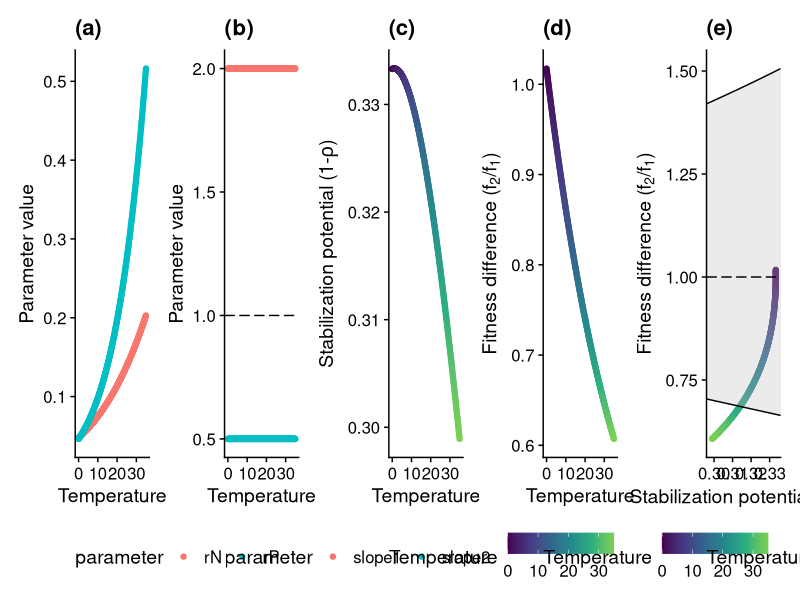
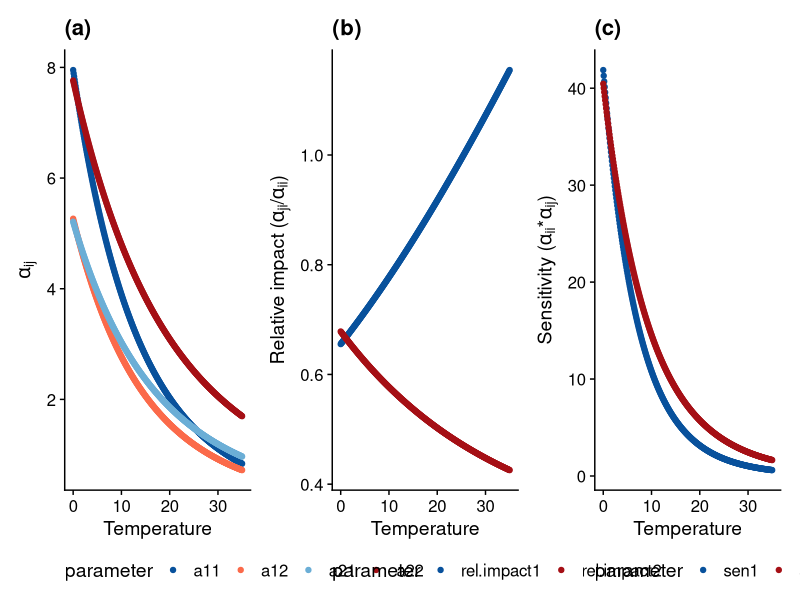
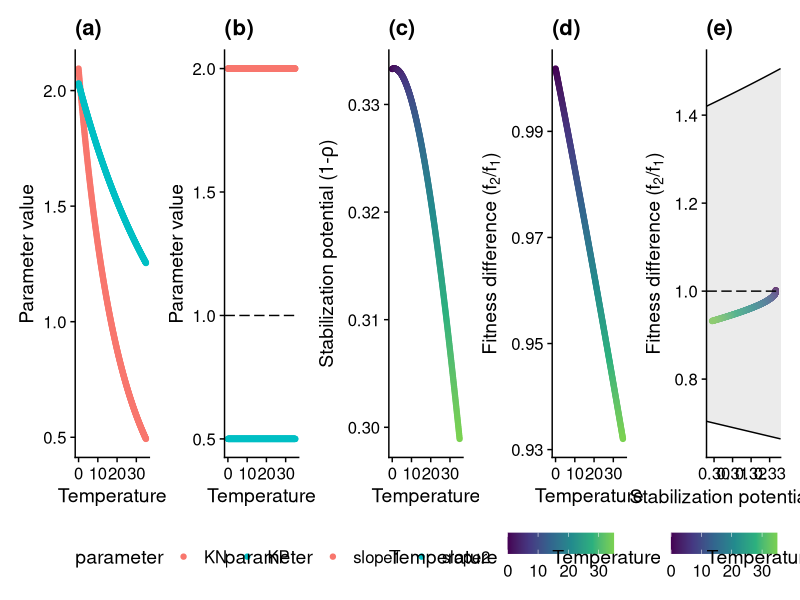
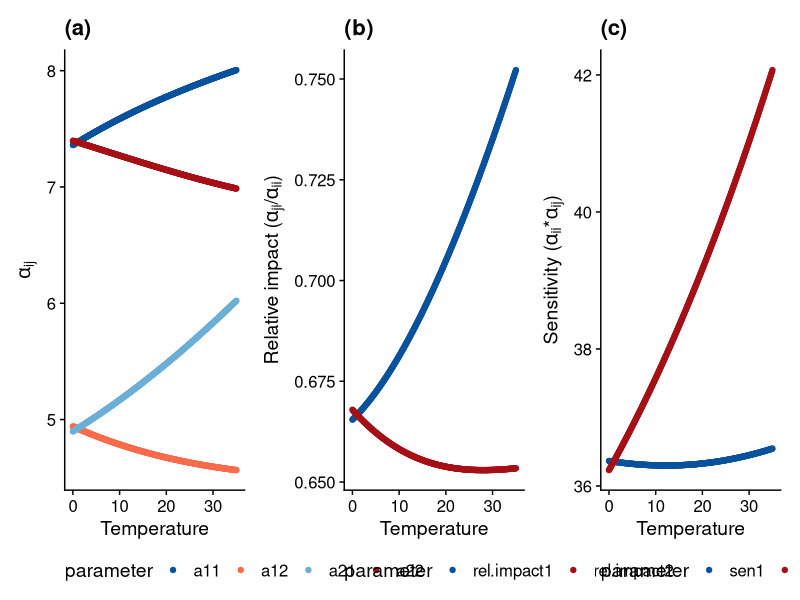
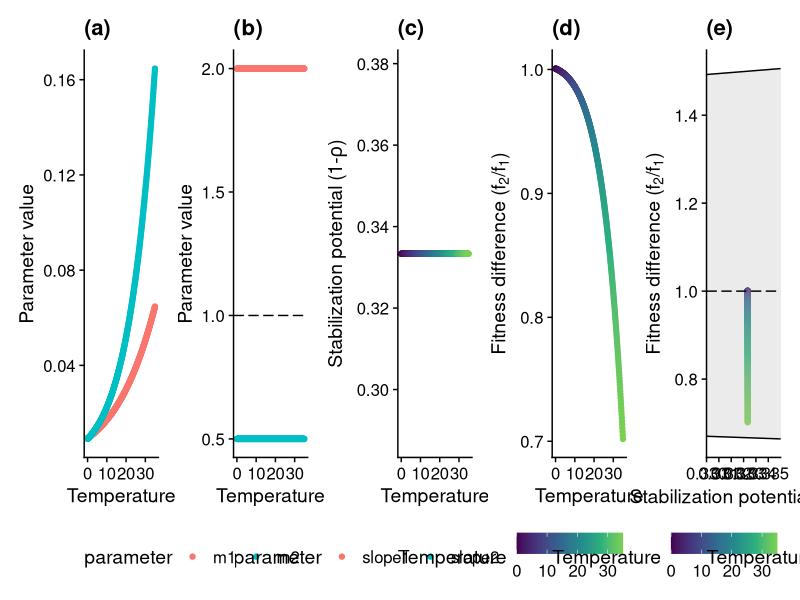
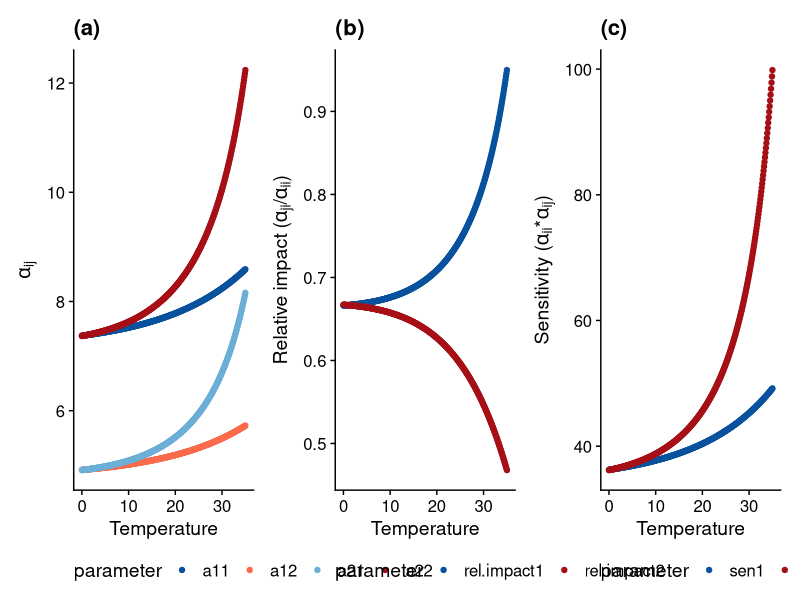
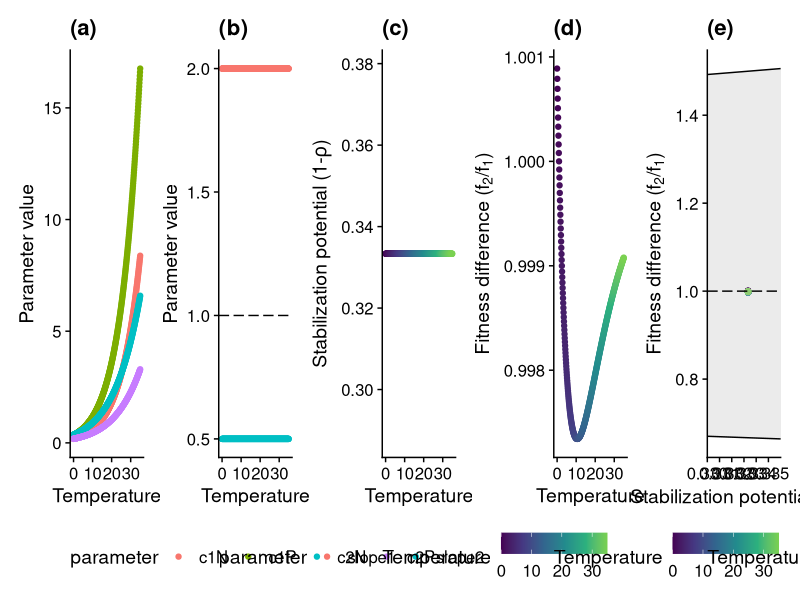
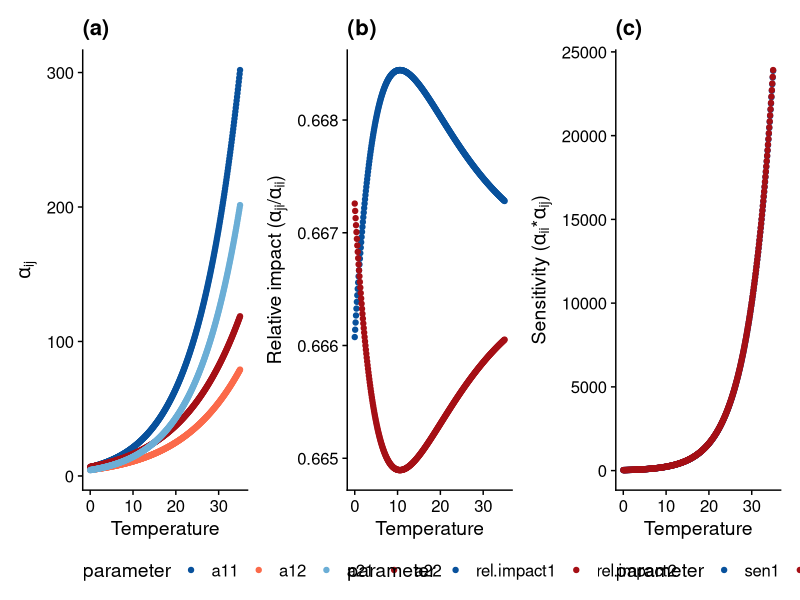

These figures' R source, in order:
### PJK Apr 30 2020
library(tidyverse)
library(cowplot)
library(patchwork)
theme_set(theme_cowplot())



### Arrhenius function to model the temperature dependence
arrhenius_function <- function(Temp, E, b1, ref_temp = 1) {
  k <- 8.62e-05 #Boltzmann's constant
  E <- E # 0.6 # activation energy (eV)
  T <- Temp+273.15 #range of temp in K
  Tc <- ref_temp+273.15 #reference temperature
  
  metabolism<-(b1*exp(1)^(E*(1/(k*Tc)-1/(k*T))))
  return(metabolism)
}


### JB modifying to have two consumer species, 1 and 2, and two resource species, N and P
### Function to calculate MCT components under different temperatures
temp_dependences_MacArthur <- function(T = 25, ref_temp2 = 1,
                                       r_EaN = 0.5, r_EaP = 0.5, 
                                       c_Ea1N = 0.8, c_Ea1P = 0.8, 
                                       c_Ea2N = 0.8, c_Ea2P = 0.8, 
                                       K_EaN = -0.3, K_EaP = -0.3, 
                                       v_EaN = 0.0, v_EaP = 0.0, 
                                       m_Ea1 = 0.6, m_Ea2 = 0.6,
									   C1N_b = 0.2, c2P_b = 0.2,
									   c1P_b = 0.4, c2N_b = 0.4
									   ){
  
  # resource growth rates
  rN = arrhenius_function(Temp = T, E = r_EaN, b1 = 0.05) 
  rP = arrhenius_function(Temp = T, E = r_EaP, b1 = 0.05) 
  
  # resource carrying capacity
  KN = arrhenius_function(Temp = T, E = K_EaN, b1 = 2) 
  KP = arrhenius_function(Temp = T, E = K_EaP, b1 = 2) 
  
  # cij = per capita consumption of comsumer i on resource j
  c1N = arrhenius_function(Temp = T, E = c_Ea1N, b1 = C1N_b)
  c1P = arrhenius_function(Temp = T, E = c_Ea1P, b1 = c1P_b) ## species 1 consumes more P than N
  c2N = arrhenius_function(Temp = T, E = c_Ea2N, b1 = c2N_b) ## species 2 consumes more N than P
  c2P = arrhenius_function(Temp = T, E = c_Ea2P, b1 = c2P_b) 
  
  # vij = conversion factor that converts resource j into biomass of consumer i
  v1N = arrhenius_function(Temp = T, E = v_EaN, b1 = 0.2)
  v2N = arrhenius_function(Temp = T, E = v_EaN, b1 = 0.4) ## species 2 converts N more efficiently 
  v1P = arrhenius_function(Temp = T, E = v_EaP, b1 = 0.4) ## species 1 converts P more efficiently 
  v2P = arrhenius_function(Temp = T, E = v_EaP, b1 = 0.2)
  
  # mortality rates
  m1 = arrhenius_function(Temp = T, E = m_Ea1, b1 = 0.01)
  m2 = arrhenius_function(Temp = T, E = m_Ea2, b1 = 0.01)
  
  # Absolute competition coefficients
  beta11 = v1N * c1N * (KN/rN) * c1N + v1P * c1P * (KP/rP) * c1P ### intra
  beta12 = v1N * c1N * (KN/rN) * c2N + v1P * c1P * (KP/rP) * c2P ### inter
  beta22 = v2N * c2N * (KN/rN) * c2N + v2P * c2P * (KP/rP) * c2P ### intra
  beta21 = v2N * c2N * (KN/rN) * c1N + v2P * c2P * (KP/rP) * c1P ### inter
  
  
  g1 = v1N * c1N * KN + v1P * c1P * KP - m1 ### growth rate of the consumer 1
  g2 = v2N * c2N * KN + v2P * c2P * KP - m2 ### growth rate of consumer 2
  
  # Relative competition coefficients 
  a11 = beta11 / g1
  a21 = beta21 / g2
  a22 = beta22 / g2
  a12 = beta12 / g1
  
  # MCT components
  rho <- sqrt((a12*a21)/(a11*a22)) #niche overlap
  stabil_potential <- 1 - rho #stabilizing potential
  fit_ratio <- sqrt((a11*a12)/(a22*a21))  #fitness ratio
  coexist <- rho < fit_ratio &  fit_ratio < 1/rho
  
  # report results
  data.frame(T = T, 
             a11 = a11, a12 = a12, a22 = a22, a21 = a21, g1 = g1, g2 = g2,
             stabil_potential = stabil_potential, fit_ratio = fit_ratio, rho = rho, coexist = coexist, 
             m1 = m1, m2 = m2, rN = rN, rP = rP, KN = KN, KP = KP,
             c1N = c1N,  c1P = c1P,  c2N = c2N, c2P = c2P)
}



### Function to plot: parameter values, consumption vector slopes, ND & FD
plot_MacArthur <- function(Data.parameter, Data.temperature){
  
  # panel a: parameter value ~ temperature | species
  panel.a = 
    ggplot(Data.parameter, 
           aes(x = T, y = value, col = parameter)) +
    geom_point() +
    xlab("Temperature") +
    ylab(label = "Parameter value") + 
    ggtitle("(a)") +
    theme(legend.position = "bottom")
  
  # panel b: consumption vector slope ~ temperature | species
  Temp = data.frame(T = Data.temperature$T, 
                    slope1 = Data.temperature$c1P / Data.temperature$c1N, 
                    slope2 = Data.temperature$c2P / Data.temperature$c2N)
  Temp = Temp %>% gather(value=value, key=parameter, -T)
  panel.b = 
    ggplot(Temp, 
           aes(x = T, y = value, col = parameter)) +
    geom_point() +
    geom_hline(yintercept = 1, linetype=5) +
    xlab("Temperature") +
    ylab("Parameter value") + 
    ggtitle("(b)") +
    theme(legend.position = "bottom")
  
  # panel c: ND ~ temperature
  panel.c = 
    Data.temperature %>%
    filter((g1 > 0) & (g2 > 0)) %>%
    ggplot(aes(x = T, y = stabil_potential, col = T)) +
    geom_point() +
    scale_color_viridis_c("Temperature", end = 0.8) +
    xlab("Temperature") +
    ylab(expression(paste("Stabilization potential (1-", rho, ")"))) + 
    ggtitle("(c)") +
    theme(legend.position = "bottom")
  
  # panel d: FD ~ temperature
  panel.d = 
    Data.temperature %>%
    filter((g1 > 0) & (g2 > 0)) %>%
    ggplot(aes(x = T, y = fit_ratio, col = T)) +
    geom_point() +
    scale_color_viridis_c("Temperature", end = 0.8) +
    xlab("Temperature") +
    ylab(expression(paste("Fitness difference (", f[2], "/", f[1], ")"))) + 
    ggtitle("(d)") +
    theme(legend.position = "bottom")
  
  # panel e: FD ~ ND
  panel.e = 
    Data.temperature %>%
    filter((g1 > 0) & (g2 > 0)) %>%
    ggplot(aes(x = stabil_potential, y = fit_ratio, col = T)) +
    geom_point() +
    geom_ribbon(data = data.frame(x = seq(min(Data.temperature$stabil_potential)*0.99, max(Data.temperature$stabil_potential)*1.01, 0.001)),
                aes(x = x,
                    y = NULL, 
                    ymin = 1-x,
                    ymax = 1/(1-x)),
                fill = "grey", color = "black", alpha = 0.3) +
    geom_hline(yintercept = 1, linetype=5) +
    scale_x_continuous(expand=c(0, 0)) + 
    scale_color_viridis_c("Temperature", end = 0.8) +
    xlab(expression(paste("Stabilization potential (1-", rho, ")"))) +
    ylab(expression(paste("Fitness difference (", f[2], "/", f[1], ")"))) + 
    ggtitle("(e)") +
    theme(legend.position = "bottom")
  
  # Combine panels
  return(panel.a + panel.b + panel.c + panel.d + panel.e + plot_layout(nrow=1))
  
}



### Function to plot: alpha, competitive impact, sensitivity to competition
plot_MacArthur_alpha <- function(Data.temperature){
  
  # panel a: alpha ~ temperature | species
  Data.alpha = Data.temperature[, c("T", "a11", "a12", "a22", "a21")] %>% gather(value=value, key=parameter, -T)
  panel.a = 
    ggplot(Data.alpha, 
           aes(x = T, y = value, col = parameter)) +
    geom_point() +
    scale_color_manual(values=c("a11"="#08519c", "a21"="#6baed6", "a22"="#a50f15", "a12"="#fb6a4a")) + 
    xlab("Temperature") +
    ylab(expression(alpha[ij])) + 
    ggtitle("(a)") +
    theme(legend.position = "bottom")
  
  # panel b: relative impact ~ temperature | species
  Temp = data.frame(T = Data.temperature$T, 
                    rel.impact1 = Data.temperature$a21 / Data.temperature$a11, 
                    rel.impact2 = Data.temperature$a12 / Data.temperature$a22)
  Temp = Temp %>% gather(value=value, key=parameter, -T)
  panel.b = 
    ggplot(Temp, 
           aes(x = T, y = value, col = parameter)) +
    geom_point() +
    scale_color_manual(values=c("rel.impact1"="#08519c", "rel.impact2"="#a50f15")) + 
    xlab("Temperature") +
    ylab(expression(paste("Relative impact (", alpha[ji], "/", alpha[ii], ")"))) + 
    ggtitle("(b)") +
    theme(legend.position = "bottom")
  
  # panel c: sensitivity to competition ~ temperature | species
  Temp2 = data.frame(T = Data.temperature$T, 
                     sen1 = Data.temperature$a12 * Data.temperature$a11, 
                     sen2 = Data.temperature$a21 * Data.temperature$a22)
  Temp2 = Temp2 %>% gather(value=value, key=parameter, -T)
  panel.c = 
    ggplot(Temp2, 
           aes(x = T, y = value, col = parameter)) +
    geom_point() +
    scale_color_manual(values=c("sen1"="#08519c", "sen2"="#a50f15")) + 
    xlab("Temperature") +
    ylab(expression(paste("Sensitivity (", alpha[ii], "*", alpha[ij], ")"))) + 
    ggtitle("(c)") +
    theme(legend.position = "bottom")
  
  # Combine panels
  return(panel.a + panel.b + panel.c + plot_layout(nrow=1))
  
}



### SIMULATE !
### r varies with temperature & species have different activation energy for r (benefitting Sp1: r_Ea2 > r_Ea1)
# ### Other parameters vary with temperature (same AE between species for other parameters) 
# Data.temperature.r = temp_dependences_MacArthur(T = seq(0, 35, by = 0.1), 
#                                                 r_Ea1 = 0.3, r_Ea2 = 0.5, 
#                                                 K_Ea1 = -0.3, K_Ea2 = -0.3, 
#                                                 c_Ea11 = 0.8, c_Ea12 = 0.8, 
#                                                 c_Ea21 = 0.8, c_Ea22 = 0.8, 
#                                                 v_Ea1 = 0.0, v_Ea2 = 0.0, 
#                                                 m_Ea1 = 0.6, m_Ea2 = 0.6)

### Other parameters do not vary with temperature (AE=0) to disentangle underlying mechanism 
### Patterns are similar with previous simulations
Data.temperature.r = temp_dependences_MacArthur(T = seq(0, 35, by = 0.1), 
                                                r_EaN = 0.3, r_EaP = 0.5, 
                                                K_EaN = -0.0, K_EaP = -0.0, 
                                                c_Ea1N = 0.0, c_Ea1P = 0.0, 
                                                c_Ea2N = 0.0, c_Ea2P = 0.0, 
                                                v_EaN = 0.0, v_EaP = 0.0, 
                                                m_Ea1 = 0.0, m_Ea2 = 0.0)
Data.parameter.r = Data.temperature.r[, c("T", "rN", "rP")] %>% gather(value=value, key=parameter, -T)
Plot.r = plot_MacArthur(Data.parameter.r, Data.temperature.r)
Plot.alpha.r = plot_MacArthur_alpha(Data.temperature.r)
ggsave(file="figures/joey-exploring/MacArthur-scenario-r-unequal-vs.png", plot = Plot.r, device = "png", width=17.5, height=4)
ggsave(file="figures/joey-exploring/MacArthur-scenario-r-alpha.png", plot = Plot.alpha.r, device = "png", width=10.5, height=4)



### K varies with temperature & species have different activation energy for K (benefitting Sp1: K_Ea2 > K_Ea1)
# ### Other parameters vary with temperature (same AE between species for other parameters) 
# Data.temperature.K = temp_dependences_MacArthur(T = seq(0, 35, by = 0.1), 
#                                                 r_Ea1 = 0.5, r_Ea2 = 0.5, 
#                                                 K_Ea1 = -0.3, K_Ea2 = -0.1, 
#                                                 c_Ea11 = 0.8, c_Ea12 = 0.8, 
#                                                 c_Ea21 = 0.8, c_Ea22 = 0.8, 
#                                                 v_Ea1 = 0.0, v_Ea2 = 0.0, 
#                                                 m_Ea1 = 0.6, m_Ea2 = 0.6)

### Other parameters do not vary with temperature (AE=0) to disentangle underlying mechanism
### Patterns are similar with previous simulations
Data.temperature.K = temp_dependences_MacArthur(T = seq(0, 35, by = 0.1), 
                                                r_EaN = 0.0, r_EaP = 0.0, 
                                                K_EaN = -0.3, K_EaP = -0.1, 
                                                c_Ea1N = 0.0, c_Ea1P = 0.0, 
                                                c_Ea2N = 0.0, c_Ea2P = 0.0, 
                                                v_EaN = 0.0, v_EaP = 0.0, 
                                                m_Ea1 = 0.0, m_Ea2 = 0.0)
Data.parameter.K = Data.temperature.K[, c("T", "KN", "KP")] %>% gather(value=value, key=parameter, -T)
Plot.K = plot_MacArthur(Data.parameter.K, Data.temperature.K)
Plot.alpha.K = plot_MacArthur_alpha(Data.temperature.K)
ggsave(file="figures/joey-exploring/MacArthur-scenario-K.png", plot=Plot.K, device = "png", width=17.5, height=4)
ggsave(file="figures/joey-exploring/MacArthur-scenario-K-alpha.png", plot=Plot.alpha.K, device = "png", width=10.5, height=4)



### m varies with temperature & species have different activation energy for m (benefitting Sp1: m_Ea1 < m_Ea2)
# ### Other parameters vary with temperature (same AE between species for other parameters) 
# Data.temperature.m = temp_dependences_MacArthur(T = seq(0, 35, by = 0.1), 
#                                                 r_Ea1 = 0.5, r_Ea2 = 0.5, 
#                                                 K_Ea1 = -0.3, K_Ea2 = -0.3, 
#                                                 c_Ea11 = 0.8, c_Ea12 = 0.8, 
#                                                 c_Ea21 = 0.8, c_Ea22 = 0.8, 
#                                                 v_Ea1 = 0.0, v_Ea2 = 0.0, 
#                                                 m_Ea1 = 0.4, m_Ea2 = 0.6)

### Other parameters do not vary with temperature (AE=0) to disentangle underlying mechanism
### Patterns are similar with previous simulations
Data.temperature.m = temp_dependences_MacArthur(T = seq(0, 35, by = 0.1), 
                                                r_EaN = 0.0, r_EaP = 0.0, 
                                                K_EaN = -0.0, K_EaP = -0.0, 
                                                c_Ea1N = 0.0, c_Ea1P = 0.0, 
                                                c_Ea2N = 0.0, c_Ea2P = 0.0, 
                                                v_EaN = 0.0, v_EaP = 0.0, 
                                                m_Ea1 = 0.4, m_Ea2 = 0.6)
Data.parameter.m = Data.temperature.m[, c("T", "m1", "m2")] %>% gather(value=value, key=parameter, -T)
Plot.m = plot_MacArthur(Data.parameter.m, Data.temperature.m)
Plot.alpha.m = plot_MacArthur_alpha(Data.temperature.m)
ggsave(file="figures/joey-exploring/MacArthur-scenario-m.png", plot=Plot.m, device = "png", width=17.5, height=4)
ggsave(file="figures/joey-exploring/MacArthur-scenario-m-alpha.png", plot=Plot.alpha.m, device = "png", width=10.5, height=4)



### c varies with temperature & species have different activation energy for c (benefitting Sp1: c_Ea1i > c_Ea2i)
# ### Other parameters vary with temperature (same AE between species for other parameters) 
# Data.temperature.c = temp_dependences_MacArthur(T = seq(0, 35, by = 0.1),
#                                                 r_Ea1 = 0.5, r_Ea2 = 0.5,
#                                                 K_Ea1 = -0.3, K_Ea2 = -0.3,
#                                                 c_Ea11 = 0.8, c_Ea12 = 0.8,
#                                                 c_Ea21 = 0.6, c_Ea22 = 0.6,
#                                                 v_Ea1 = 0.0, v_Ea2 = 0.0,
#                                                 m_Ea1 = 0.6, m_Ea2 = 0.6)
# Data.parameter.c = Data.temperature.c[, c("T", "c11", "c12", "c21", "c22")] %>% gather(value=value, key=parameter, -T)
# Plot.c = plot_MacArthur(Data.parameter.c, Data.temperature.c)
# Plot.alpha.c = plot_MacArthur_alpha(Data.temperature.c)
# ggsave(file="../figures/MacArthur-scenario-c-2.png", plot=Plot.c, device = "png", width=17.5, height=4)
# ggsave(file="../figures/MacArthur-scenario-c-alpha-2.png", plot=Plot.alpha.c, device = "png", width=10.5, height=4)

### Other parameters do not vary with temperature (AE=0) to disentangle underlying mechanism
### Patterns are different with previous simulations, indicating interactive effect among parameters
Data.temperature.c = temp_dependences_MacArthur(T = seq(0, 35, by = 0.1), 
                                                r_EaN = 0.0, r_EaP = 0.0, 
                                                K_EaN = -0.0, K_EaP = -0.0, 
                                                c_Ea1N = 0.8, c_Ea1P = 0.8, 
                                                c_Ea2N = 0.6, c_Ea2P = 0.6, 
                                                v_EaN = 0.0, v_EaP = 0.0, 
                                                m_Ea1 = 0.0, m_Ea2 = 0.0)
Data.parameter.c = Data.temperature.c[, c("T", "c1N", "c1P", "c2N", "c2P")] %>% gather(value=value, key=parameter, -T)
Plot.c = plot_MacArthur(Data.parameter.c, Data.temperature.c)
Plot.alpha.c = plot_MacArthur_alpha(Data.temperature.c)
ggsave(file="figures/joey-exploring/MacArthur-scenario-c.png", plot=Plot.c, device = "png", width=17.5, height=4)
ggsave(file="figures/joey-exploring/MacArthur-scenario-c-alpha.png", plot=Plot.alpha.c, device = "png", width=10.5, height=4)



### preference varies with temperature & species have different activation energy for c (c_Ea11 > c_Ea12 & c_Ea22 > c_Ea21)
# ### Other parameters vary with temperature (same AE between species for other parameters) 
# Data.temperature.p = temp_dependences_MacArthur(T = seq(0, 35, by = 0.1),
#                                                 r_Ea1 = 0.5, r_Ea2 = 0.5,
#                                                 K_Ea1 = -0.3, K_Ea2 = -0.3,
#                                                 c_Ea11 = 0.95, c_Ea12 = 0.65,
#                                                 c_Ea21 = 0.6, c_Ea22 = 0.8,
#                                                 v_Ea1 = 0.0, v_Ea2 = 0.0,
#                                                 m_Ea1 = 0.6, m_Ea2 = 0.6)

### Other parameters do not vary with temperature (AE=0) to disentangle underlying mechanism
### Patterns are similar with previous simulations
Data.temperature.p = temp_dependences_MacArthur(T = seq(0, 35, by = 0.1), 
                                                r_EaN = 0.0, r_EaP = 0.0, 
                                                K_EaN = -0.0, K_EaP = -0.0, 
                                                c_Ea1N = 0.95, c_Ea1P = 0.65, 
                                                c_Ea2N = 0.6, c_Ea2P = 0.8, 
                                                v_EaN = 0.0, v_EaP = 0.0, 
                                                m_Ea1 = 0.0, m_Ea2 = 0.0)
Data.parameter.p = Data.temperature.p[, c("T", "c1N", "c1P", "c2N", "c2P")] %>% gather(value=value, key=parameter, -T)
Plot.p = plot_MacArthur(Data.parameter.p, Data.temperature.p)
Plot.alpha.p = plot_MacArthur_alpha(Data.temperature.p)
ggsave(file="figures/joey-exploring/MacArthur-scenario-p.png", plot=Plot.p, device = "png", width=14, height=4)
ggsave(file="figures/joey-exploring/MacArthur-scenario-p-alpha.png", plot=Plot.alpha.p, device = "png", width=10.5, height=4)





